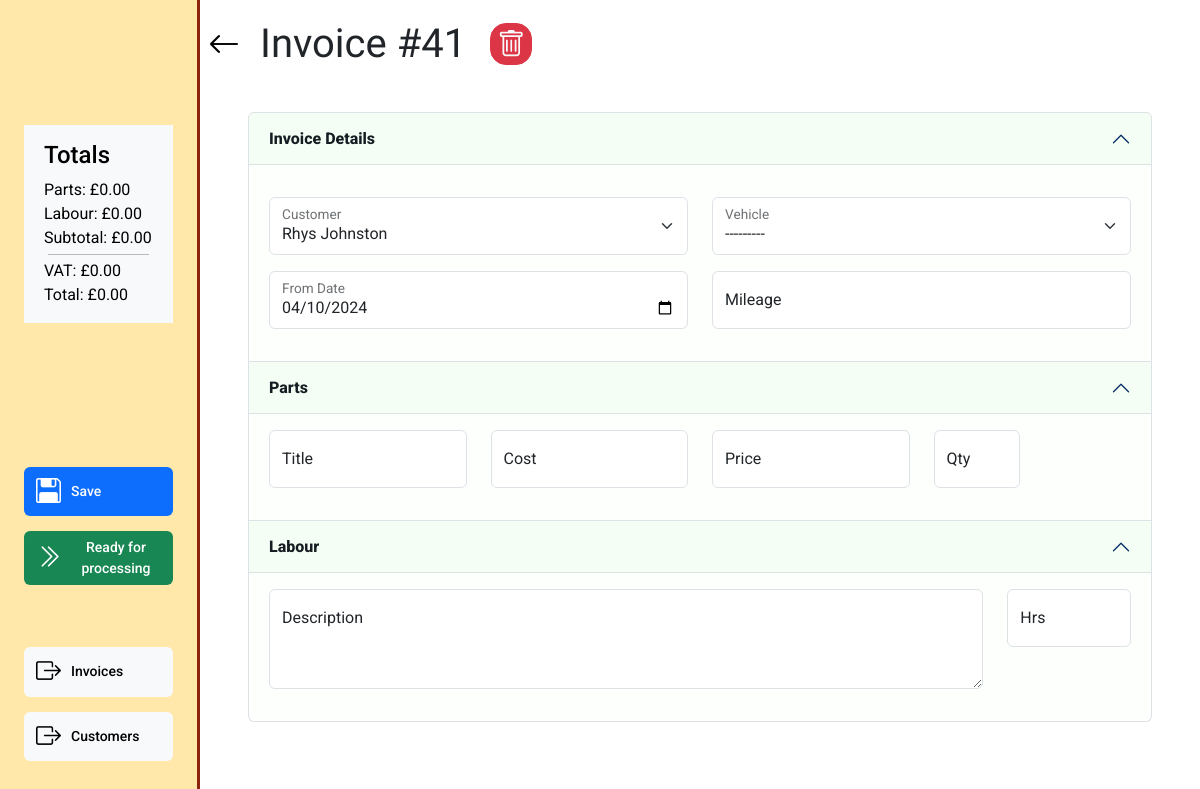
The page /invoices/invoice_select/539ad24ea505 on the database its author committed.
### invoice/models.py (models this page shows, shortened)
class Invoice(models.Model):
    class InvoiceStatus(models.IntegerChoices):
        WORK_ON_HOLD = 1, 'Work on hold'
        OPEN = 2, 'Open'
        READY_FOR_PROCESSING = 3, 'Ready for processing'
        READY_FOR_VERIFICATION = 4, 'Ready for verification'
        SENT_TO_CUSTOMER = 5, 'Sent to customer'
        COMPLETE = 6, 'Complete'
    inv_number = models.CharField(
        max_length=10, null=True, editable=False)
    inv_integer = models.PositiveIntegerField(null=True, editable=False)
    customer = models.ForeignKey(
        Customer, on_delete=models.PROTECT, related_name='invoices',
        blank=True, null=True)
    vehicle = models.ForeignKey(
        Vehicle, on_delete=models.PROTECT, related_name='invoices',
        blank=True, null=True)
    date_in = models.DateTimeField(blank=True, null=True)
    mileage = models.PositiveIntegerField(blank=True, null=True)
    status = models.PositiveSmallIntegerField(
        choices=InvoiceStatus.choices, blank=True, null=True)
    active = models.BooleanField(default=True, blank=True, null=True)
    parts_total = models.PositiveIntegerField(blank=True, null=True)
    labour_total = models.PositiveIntegerField(blank=True, null=True)
    subtotal = models.PositiveIntegerField(blank=True, null=True)
    vat_total = models.PositiveIntegerField(blank=True, null=True)
    grand_total = models.PositiveIntegerField(blank=True, null=True)
    slug = models.SlugField(max_length=100, unique=True, blank=False, null=False)
    unique_id = models.CharField(null=True, blank=True, max_length=100)
    def __str__(self):
        if self.inv_integer:
            result = f'{self.customer} - {self.vehicle} - {self.inv_number}'
        elif self.customer and self.vehicle:
            result = f'{self.customer} - {self.vehicle}'
        elif self.customer or self.vehicle:
            result = f'{self.customer or self.vehicle} - ({self.unique_id})'
        else:
            result = f'Blank invoice - ({self.unique_id})'
        return result

### customer/models.py (models this page shows, shortened)
class Vehicle(models.Model):
    customer = models.ForeignKey(
        Customer, blank=False, null=False, on_delete=models.CASCADE)
    registration = models.CharField(max_length=10, null=False, blank=False)
    make = models.CharField(max_length=27, blank=True, null=True)
    model = models.CharField(max_length=27, blank=True, null=True)
    active = models.BooleanField(default=True, blank=True, null=True)
    slug = models.SlugField(max_length=100, unique=True, blank=False, null=False)
    def __str__(self):
        return self.registration

### invoice/views.py (the view)
# urls.py: path('invoice_select/<slug:slug>', views.invoice_summary, name='invoice_summary'),
def invoice_summary(request, slug):
    invoice = get_object_or_404(Invoice, slug=slug)
    labour = Labour.objects.filter(invoice=invoice.id)
    parts = Part.objects.filter(invoice=invoice.id)
    if request.method == 'POST':
        invoice_details_form = InvoiceForm(request.POST, request.FILES, instance=invoice)
        part_formset = PartFormSet(request.POST, queryset=parts, instance=invoice, prefix='parts')
        labour_formset = LabourFormSet(request.POST, queryset=labour, instance=invoice, prefix='labour')
        if invoice_details_form.is_valid() and part_formset.is_valid() and labour_formset.is_valid():
            invoice_details = invoice_details_form.save()
            part_instances = part_formset.save(commit=False)
            for form in part_formset:
                if form.cleaned_data.get('DELETE'):
                    instance=form.instance
                    instance.delete()
                else:
                    form.save()
            labour_instances = labour_formset.save(commit=False)
            for form in labour_formset:
                if form.cleaned_data.get('DELETE'):
                    instance=form.instance
                    instance.delete()
                else:
                    form.save()
            messages.success(request, 'Parts changes saved successfully.')
            return redirect('invoice_summary', slug=slug)
        else:
            messages.error(request, 'Form validation failed. Please check your input.')
            return redirect(reverse('invoice_summary', args=[invoice.slug]))
    else:
        invoice_details_form = InvoiceForm(instance=invoice)
        part_formset = PartFormSet(queryset=parts, instance=invoice, prefix='parts')
        part_formset.helper = BasePartFormSetHelper()
        labour_formset = LabourFormSet(queryset=labour, instance=invoice, prefix='labour')
        labour_formset.helper = BaseLabourFormSetHelper()
    status_class_map = {
        1: 'light',
        2: 'success',
        3: 'warning',
        4: 'danger',
        5: 'light'
    }
    context = {
        'item': invoice,
        'previous_url': 'invoice_list',
        'part_formset': part_formset,
        'labour_formset': labour_formset,
        'parts_list': parts,
        'labour_list': labour,
        'edit_invoice_form': invoice_details_form,
        'status_class_map': status_class_map,
        'available_status_map': available_status_full_dict_map
    }
    return render(request, 'invoice/invoice_summary.html', context)

### customer/models.py (called while the page is built)
    def __str__(self):
        return self.name

### invoice/context_processors.py (called while the page is built)
def user_creds(request):
    return {
        'Mechanic': request.user.groups.filter(name='Mechanic').exists(),
        'Accounts': request.user.groups.filter(name='Accounts').exists(),
        'Foreman': request.user.groups.filter(name='Foreman').exists(),
    }

### invoice/forms.py (called while the page is built, shortened)
def add_or_edit_modal(slug, type, layout):
    if slug:
        layout
    return  layout

    def create_option(self, name, value, label, selected, index, subindex=None, attrs=None):
        option = super().create_option(
            name, value, label, selected, index, subindex=subindex, attrs=attrs)
        try:
            instance = self.choices.queryset.get(pk=value.value)
            option_fk = instance.customer.id
            if option_fk:
                option['attrs']['class'] = option_fk
        except:
            option['attrs']['class'] = 'no_customer'
        return option

### invoice/templatetags/custom_tags.py (called while the page is built)
@register.filter
def get_dict_value(key_to_search, dict):
    return dict.get(key_to_search, {})

@register.filter
def format_currency(value, currency='£'):
    try:
        pounds_value = value / 100
        format_pounds = number_format(pounds_value, decimal_pos=2, force_grouping=True)
        result = f'{currency}{format_pounds}'
    except:
        result = f'{currency}0.00'
    return result

### invoice/templates/invoice/invoice_summary.html (shortened to what this page needs)
{% extends "base_dashboard.html" %}
{% load static %}
{% load crispy_forms_tags %}
{% load custom_tags %}
{% block css %}
{{block.super}}
<link rel="stylesheet" href="{% static 'invoice/css/invoice.css' %}">
{% endblock %}
{% block page_heading %}Invoice #{{item.id}}{% endblock %}
{% block side_menu_top %}
<div class=" bg-light text-black align-self-center flex-fill mt-5">
   <div class="d-md-block d-none px-1  m-3">
    <h4 class="mb-2">Totals</h4>
    <div>
        {% include "includes/invoice_totals.html" %}
    </div>
</div>
</div>
{% endblock %}
{% block side_menu_action_items %}
{% if item.status < 5 %}
    <button class="btn btn-primary side-menu-link" id="save-button" onclick="submitForm()"><i class="bi bi-floppy2"></i>Save</button>
{% endif %}
<form action="{% url 'invoice_list' %}" method="POST" id="invoice_change_status">
    {% with available_status=item.status|get_dict_value:available_status_map %}
        {% for key, desc in available_status.items %}
            {% if key < item.status %}
            {% else %}
            <button type="submit" name="status" value="{{key}}"
                class="btn btn-{{ item.status|get_dict_value:status_class_map }} side-menu-link">
                <i class="bi bi-chevron-double-right"></i>{{desc}}
            </button>
            {% endif %}
        {% endfor %}
    {% endwith %}
</form>
{% endblock side_menu_action_items %}
{% block side_menu_nav_items %}
<a href="{% url 'invoice_list' %}" class="btn side-menu-link btn-light"><i
        class="bi bi-box-arrow-right"></i><span>Invoices</span></a>
<a href="{% url 'customer_list' %}" class="btn side-menu-link btn-light"><i
        class="bi bi-box-arrow-right"></i><span>Customers</span></a>
{% endblock side_menu_nav_items %}
{% block dashboard_content %}
{% if item.status < 5 %}
<div class="invoice-container mb-5">
    <div class="accordion mb-4" id="invoice-accordion">
        <form action="{% url 'invoice_summary' item.slug %}" method="POST" id="invoice-form">
            <div class="accordion-item">
                <h2 class="accordion-header">
                    <button class="accordion-button" type="button" data-bs-toggle="collapse"
                        data-bs-target="#invoice-accordion-collapseOne" aria-expanded="true"
                        aria-controls="invoice-accordion-collapseOne">
                        Invoice Details
                    </button>
                </h2>
                <div id="invoice-accordion-collapseOne" class="accordion-collapse collapse show">
                    <div class="accordion-body">
                        {% crispy edit_invoice_form %}
                    </div>
                </div>
            </div>
            <div class="accordion-item">
                <h2 class="accordion-header">
                    <button class="accordion-button" type="button" data-bs-toggle="collapse"
                        data-bs-target="#panelsStayOpen-collapseTwo" aria-expanded="true"
                        aria-controls="panelsStayOpen-collapseTwo">
                        Parts
                    </button>
                </h2>
                <div id="panelsStayOpen-collapseTwo" class="accordion-collapse collapse show">
                    <div class="accordion-body">
                        <div>
                            {% crispy part_formset %}
                        </div>
                    </div>
                </div>
            </div>
            <div class="accordion-item">
                <h2 class="accordion-header">
                    <button class="accordion-button" type="button" data-bs-toggle="collapse"
                        data-bs-target="#panelsStayOpen-collapseThree" aria-expanded="false"
                        aria-controls="panelsStayOpen-collapseThree">
                        Labour
                    </button>
                </h2>
                <div id="panelsStayOpen-collapseThree" class="accordion-collapse collapse show">
                    <div class="accordion-body">
                        <div>
                            {% crispy labour_formset %}
                        </div>
                    </div>
                </div>
            </div>
        </form>
    </div>
</div>
{% endif %}
{% endblock %}

### templates/includes/invoice_totals.html
{% load custom_tags %}
Parts: {{item.parts_total|format_currency}}<br>
Labour: {{item.labour_total|format_currency}}<br>
Subtotal: {{item.subtotal|format_currency}}<br>
<hr class="m-1">
VAT: {{item.vat_total|format_currency}}<br>
Total: {{item.grand_total|format_currency}}

### static/css/base.css (style rules this page uses)
html { height: 100%; overflow: hidden; }
body { font-family: 'Roboto', Arial, sans-serif; }
a { color: black; text-decoration: none; }
i { font-size: 25px; }
.side-menu-link { display: flex; align-items: center; font-size: 14px; font-weight: 500; border:none; width: 100%; margin-bottom: 15px; }
.accordion { --bs-accordion-bg: #c7f5c309; --bs-accordion-bg-color: #327b270f; --bs-accordion-active-bg: #c7f5c32c; --bs-accordion-active-color: #161c22; --bs-accordion-btn-color: #161c22; }
.accordion-button:not(.collapsed) { color: var(--bs-accordion-active-color); box-shadow: inset 0 calc(-1* var(--bs-accordion-border-width)) 0 var(--bs-accordion-border-color); font-weight: 800; }
.side-menu-link > i { font-size: 25px; margin-right: 10px; }

### invoice/static/invoice/css/invoice.css (style rules this page uses)
.desc_text_area { height: 100px!important; }

### rows shown on the page
Invoice: parts_total "£0.00", labour_total "£0.00", subtotal "£0.00", vat_total "£0.00", grand_total "£0.00", id "41", date_in "04/10/2024", vehicle "---------"
Vehicle: customer "Rhys Johnston"

### other values the page prints
{{ desc }} "Ready for processing"
